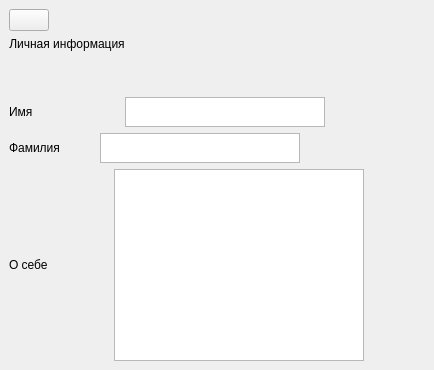
           <widget class="QWidget" name="tab_info">
            <property name="sizePolicy">
             <sizepolicy hsizetype="Expanding" vsizetype="Expanding">
              <horstretch>0</horstretch>
              <verstretch>0</verstretch>
             </sizepolicy>
            </property>
            <property name="maximumSize">
             <size>
              <width>16777215</width>
              <height>16777215</height>
             </size>
            </property>
            <attribute name="title">
             <string>Страница</string>
            </attribute>
            <layout class="QGridLayout" name="gridLayout_21">
             <property name="leftMargin">
              <number>9</number>
             </property>
             <property name="topMargin">
              <number>9</number>
             </property>
             <property name="rightMargin">
              <number>9</number>
             </property>
             <property name="bottomMargin">
              <number>9</number>
             </property>
             <property name="spacing">
              <number>6</number>
             </property>
             <item row="0" column="0">
              <widget class="QPushButton" name="pb_back_user_info">
               <property name="sizePolicy">
                <sizepolicy hsizetype="Fixed" vsizetype="Fixed">
                 <horstretch>0</horstretch>
                 <verstretch>0</verstretch>
                </sizepolicy>
               </property>
               <property name="text">
                <string/>
               </property>
               <property name="icon">
                <iconset resource="resources/img/resources.qrc">
                 <normaloff>:/new/img/back.svg</normaloff>:/new/img/back.svg</iconset>
               </property>
               <property name="iconSize">
                <size>
                 <width>32</width>
                 <height>32</height>
                </size>
               </property>
              </widget>
             </item>
             <item row="1" column="0">
              <widget class="QLabel" name="label_user_info">
               <property name="sizePolicy">
                <sizepolicy hsizetype="Fixed" vsizetype="Fixed">
                 <horstretch>0</horstretch>
                 <verstretch>0</verstretch>
                </sizepolicy>
               </property>
               <property name="layoutDirection">
                <enum>Qt::LeftToRight</enum>
               </property>
               <property name="text">
                <string>Личная информация</string>
               </property>
               <property name="alignment">
                <set>Qt::AlignCenter</set>
               </property>
              </widget>
             </item>
             <item row="3" column="0">
              <layout class="QHBoxLayout" name="horizontalLayout_57">
               <property name="spacing">
                <number>0</number>
               </property>
               <item>
                <widget class="QLabel" name="label_user_info_name">
                 <property name="sizePolicy">
                  <sizepolicy hsizetype="Fixed" vsizetype="Fixed">
                   <horstretch>0</horstretch>
                   <verstretch>0</verstretch>
                  </sizepolicy>
                 </property>
                 <property name="text">
                  <string>Имя</string>
                 </property>
                </widget>
               </item>
               <item>
                <spacer name="horizontalSpacer_119">
                 <property name="orientation">
                  <enum>Qt::Horizontal</enum>
                 </property>
                 <property name="sizeType">
                  <enum>QSizePolicy::Fixed</enum>
                 </property>
                 <property name="sizeHint" stdset="0">
                  <size>
                   <width>92</width>
                   <height>20</height>
                  </size>
                 </property>
                </spacer>
               </item>
               <item>
                <widget class="QTextEdit" name="le_user_name">
                 <property name="sizePolicy">
                  <sizepolicy hsizetype="Fixed" vsizetype="Fixed">
                   <horstretch>0</horstretch>
                   <verstretch>0</verstretch>
                  </sizepolicy>
                 </property>
                 <property name="maximumSize">
                  <size>
                   <width>200</width>
                   <height>30</height>
                  </size>
                 </property>
                </widget>
               </item>
               <item>
                <spacer name="horizontalSpacer_122">
                 <property name="orientation">
                  <enum>Qt::Horizontal</enum>
                 </property>
                 <property name="sizeHint" stdset="0">
                  <size>
                   <width>40</width>
                   <height>20</height>
                  </size>
                 </property>
                </spacer>
               </item>
              </layout>
             </item>
             <item row="5" column="0">
              <layout class="QHBoxLayout" name="horizontalLayout_59">
               <property name="spacing">
                <number>0</number>
               </property>
               <item>
                <widget class="QLabel" name="label_user_info_about">
                 <property name="sizePolicy">
                  <sizepolicy hsizetype="Fixed" vsizetype="Fixed">
                   <horstretch>0</horstretch>
                   <verstretch>0</verstretch>
                  </sizepolicy>
                 </property>
                 <property name="text">
                  <string>О себе</string>
                 </property>
                 <property name="alignment">
                  <set>Qt::AlignLeading|Qt::AlignLeft|Qt::AlignTop</set>
                 </property>
                </widget>
               </item>
               <item>
                <spacer name="horizontalSpacer_124">
                 <property name="orientation">
                  <enum>Qt::Horizontal</enum>
                 </property>
                 <property name="sizeType">
                  <enum>QSizePolicy::Fixed</enum>
                 </property>
                 <property name="sizeHint" stdset="0">
                  <size>
                   <width>66</width>
                   <height>20</height>
                  </size>
                 </property>
                </spacer>
               </item>
               <item>
                <widget class="QTextEdit" name="le_user_aboutme">
                 <property name="sizePolicy">
                  <sizepolicy hsizetype="Expanding" vsizetype="Expanding">
                   <horstretch>0</horstretch>
                   <verstretch>0</verstretch>
                  </sizepolicy>
                 </property>
                 <property name="maximumSize">
                  <size>
                   <width>250</width>
                   <height>300</height>
                  </size>
                 </property>
                 <property name="placeholderText">
                  <string/>
                 </property>
                </widget>
               </item>
               <item>
                <spacer name="horizontalSpacer_117">
                 <property name="orientation">
                  <enum>Qt::Horizontal</enum>
                 </property>
                 <property name="sizeHint" stdset="0">
                  <size>
                   <width>40</width>
                   <height>20</height>
                  </size>
                 </property>
                </spacer>
               </item>
              </layout>
             </item>
             <item row="2" column="0">
              <spacer name="verticalSpacer_21">
               <property name="orientation">
                <enum>Qt::Vertical</enum>
               </property>
               <property name="sizeType">
                <enum>QSizePolicy::Fixed</enum>
               </property>
               <property name="sizeHint" stdset="0">
                <size>
                 <width>20</width>
                 <height>40</height>
                </size>
               </property>
              </spacer>
             </item>
             <item row="4" column="0">
              <layout class="QHBoxLayout" name="horizontalLayout_58">
               <property name="spacing">
                <number>0</number>
               </property>
               <item>
                <widget class="QLabel" name="label_user_info_surname">
                 <property name="sizePolicy">
                  <sizepolicy hsizetype="Fixed" vsizetype="Fixed">
                   <horstretch>0</horstretch>
                   <verstretch>0</verstretch>
                  </sizepolicy>
                 </property>
                 <property name="text">
                  <string>Фамилия</string>
                 </property>
                </widget>
               </item>
               <item>
                <spacer name="horizontalSpacer_118">
                 <property name="orientation">
                  <enum>Qt::Horizontal</enum>
                 </property>
                 <property name="sizeType">
                  <enum>QSizePolicy::Fixed</enum>
                 </property>
                 <property name="sizeHint" stdset="0">
                  <size>
                   <width>40</width>
                   <height>20</height>
                  </size>
                 </property>
                </spacer>
               </item>
               <item>
                <widget class="QTextEdit" name="le_user_surname">
                 <property name="sizePolicy">
                  <sizepolicy hsizetype="Fixed" vsizetype="Fixed">
                   <horstretch>0</horstretch>
                   <verstretch>0</verstretch>
                  </sizepolicy>
                 </property>
                 <property name="maximumSize">
                  <size>
                   <width>200</width>
                   <height>30</height>
                  </size>
                 </property>
                </widget>
               </item>
               <item>
                <spacer name="horizontalSpacer_123">
                 <property name="orientation">
                  <enum>Qt::Horizontal</enum>
                 </property>
                 <property name="sizeType">
                  <enum>QSizePolicy::Expanding</enum>
                 </property>
                 <property name="sizeHint" stdset="0">
                  <size>
                   <width>125</width>
                   <height>20</height>
                  </size>
                 </property>
                </spacer>
               </item>
              </layout>
             </item>
            </layout>
           </widget>
